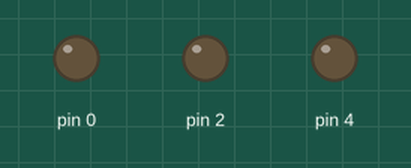
This sketch was run on a simulated Arduino Uno, built with avr-gcc and run on an emulated ATmega328P. On the bench: output pins drawn as LEDs (lit = HIGH).

Above: at 0.1 s.
At 26.1 s:
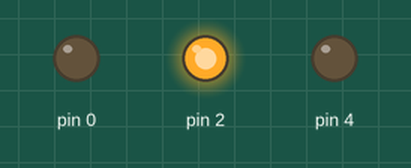
At 65.1 s:
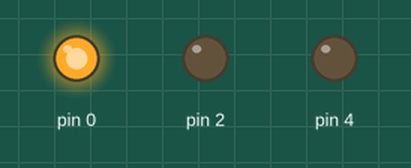
At 100.1 s:
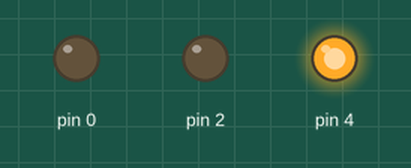
Timing chart, 0 to 101.6 s (numbered marks = the images above):
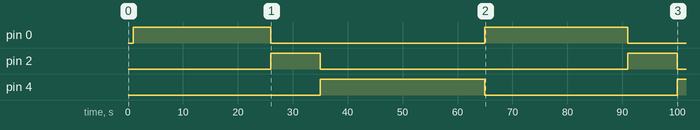

Measured:
- by itself, pin 0: alternates HIGH for 25.5 s and LOW for 39.0 s
- by itself, pin 2: alternates HIGH for 9.0 s and LOW for 56.0 s
- by itself, pin 4: LOW → HIGH at 35.0 s, → LOW 30.0 s later, → HIGH 35.0 s later

The sketch:

Dengiaothong.ino
```cpp
int dem=0;
void setup()
{
  pinMode(0, OUTPUT);
  pinMode(2, OUTPUT);
  pinMode(4, OUTPUT);
}

void loop()
{
  dem = dem + 1;
  delay(1000);
  if(dem == 65){
  dem=0;
  }
  if(dem<=25){
  digitalWrite(0, HIGH);
  digitalWrite(2, LOW);
  digitalWrite(4, LOW);
  }
 if(dem>25&&dem<35){
  digitalWrite(0, LOW);
  digitalWrite(2, HIGH);
  digitalWrite(4, LOW);
 }
   if(dem>=35){
   digitalWrite(0, LOW);
   digitalWrite(2, LOW);
   digitalWrite(4, HIGH);
   }

 }
```
